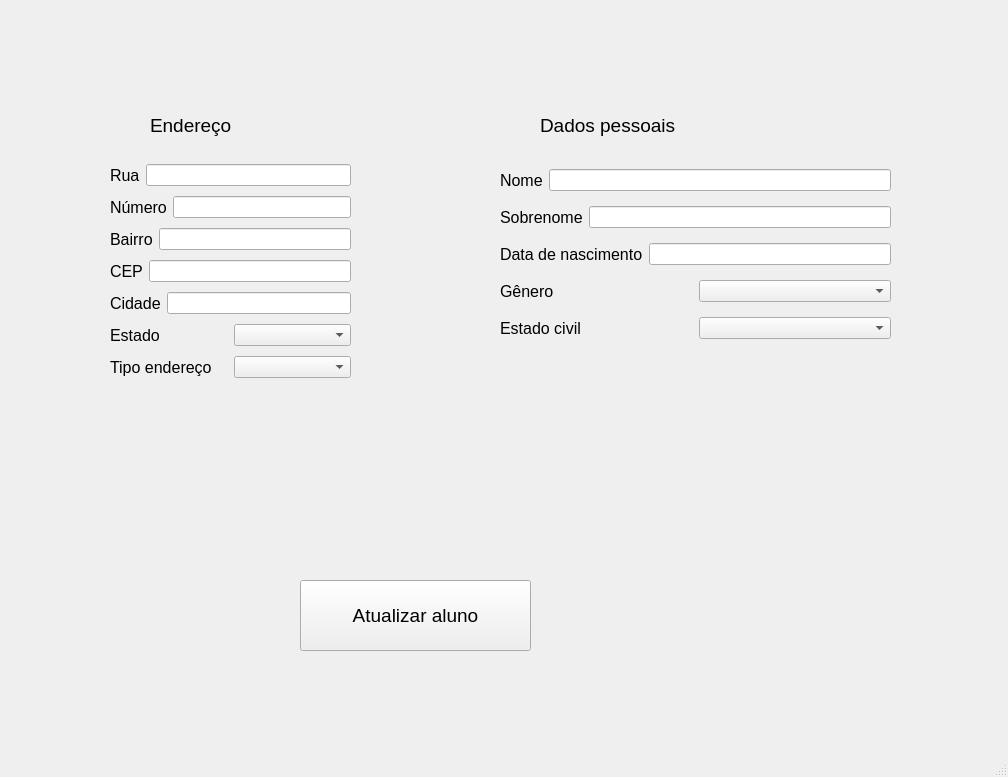
<?xml version="1.0" encoding="UTF-8"?>
<ui version="4.0">
 <class>MainWindow</class>
 <widget class="QMainWindow" name="MainWindow">
  <property name="geometry">
   <rect>
    <x>0</x>
    <y>0</y>
    <width>1008</width>
    <height>777</height>
   </rect>
  </property>
  <property name="windowTitle">
   <string>MainWindow</string>
  </property>
  <widget class="QWidget" name="centralwidget">
   <widget class="QLabel" name="label">
    <property name="geometry">
     <rect>
      <x>150</x>
      <y>90</y>
      <width>111</width>
      <height>71</height>
     </rect>
    </property>
    <property name="font">
     <font>
      <pointsize>14</pointsize>
     </font>
    </property>
    <property name="text">
     <string>Endereço</string>
    </property>
   </widget>
   <widget class="QLabel" name="label_2">
    <property name="geometry">
     <rect>
      <x>540</x>
      <y>90</y>
      <width>231</width>
      <height>71</height>
     </rect>
    </property>
    <property name="font">
     <font>
      <pointsize>14</pointsize>
     </font>
    </property>
    <property name="text">
     <string>Dados pessoais</string>
    </property>
   </widget>
   <widget class="QPushButton" name="pushButton">
    <property name="geometry">
     <rect>
      <x>300</x>
      <y>580</y>
      <width>231</width>
      <height>71</height>
     </rect>
    </property>
    <property name="font">
     <font>
      <pointsize>14</pointsize>
     </font>
    </property>
    <property name="text">
     <string>Atualizar aluno</string>
    </property>
   </widget>
   <widget class="QWidget" name="layoutWidget">
    <property name="geometry">
     <rect>
      <x>110</x>
      <y>160</y>
      <width>241</width>
      <height>226</height>
     </rect>
    </property>
    <layout class="QVBoxLayout" name="verticalLayout">
     <item>
      <layout class="QHBoxLayout" name="horizontalLayout">
       <item>
        <widget class="QLabel" name="label_3">
         <property name="font">
          <font>
           <pointsize>12</pointsize>
          </font>
         </property>
         <property name="text">
          <string>Rua</string>
         </property>
        </widget>
       </item>
       <item>
        <widget class="QLineEdit" name="rua_input"/>
       </item>
      </layout>
     </item>
     <item>
      <layout class="QHBoxLayout" name="horizontalLayout_2">
       <item>
        <widget class="QLabel" name="label_4">
         <property name="font">
          <font>
           <pointsize>12</pointsize>
          </font>
         </property>
         <property name="text">
          <string>Número</string>
         </property>
        </widget>
       </item>
       <item>
        <widget class="QLineEdit" name="numero_input"/>
       </item>
      </layout>
     </item>
     <item>
      <layout class="QHBoxLayout" name="horizontalLayout_3">
       <item>
        <widget class="QLabel" name="label_5">
         <property name="font">
          <font>
           <pointsize>12</pointsize>
          </font>
         </property>
         <property name="text">
          <string>Bairro</string>
         </property>
        </widget>
       </item>
       <item>
        <widget class="QLineEdit" name="bairro_input"/>
       </item>
      </layout>
     </item>
     <item>
      <layout class="QHBoxLayout" name="horizontalLayout_4">
       <item>
        <widget class="QLabel" name="label_6">
         <property name="font">
          <font>
           <pointsize>12</pointsize>
          </font>
         </property>
         <property name="text">
          <string>CEP</string>
         </property>
        </widget>
       </item>
       <item>
        <widget class="QLineEdit" name="cep_input"/>
       </item>
      </layout>
     </item>
     <item>
      <layout class="QHBoxLayout" name="horizontalLayout_5">
       <item>
        <widget class="QLabel" name="label_7">
         <property name="font">
          <font>
           <pointsize>12</pointsize>
          </font>
         </property>
         <property name="text">
          <string>Cidade</string>
         </property>
        </widget>
       </item>
       <item>
        <widget class="QLineEdit" name="cidade_input"/>
       </item>
      </layout>
     </item>
     <item>
      <layout class="QHBoxLayout" name="horizontalLayout_6">
       <item>
        <widget class="QLabel" name="label_8">
         <property name="font">
          <font>
           <pointsize>12</pointsize>
          </font>
         </property>
         <property name="text">
          <string>Estado</string>
         </property>
        </widget>
       </item>
       <item>
        <widget class="QComboBox" name="estado_input"/>
       </item>
      </layout>
     </item>
     <item>
      <layout class="QHBoxLayout" name="horizontalLayout_7">
       <item>
        <widget class="QLabel" name="label_9">
         <property name="font">
          <font>
           <pointsize>12</pointsize>
          </font>
         </property>
         <property name="text">
          <string>Tipo endereço</string>
         </property>
        </widget>
       </item>
       <item>
        <widget class="QComboBox" name="tipo_end_input"/>
       </item>
      </layout>
     </item>
    </layout>
   </widget>
   <widget class="QWidget" name="layoutWidget">
    <property name="geometry">
     <rect>
      <x>500</x>
      <y>160</y>
      <width>391</width>
      <height>193</height>
     </rect>
    </property>
    <layout class="QVBoxLayout" name="verticalLayout_2">
     <item>
      <layout class="QHBoxLayout" name="horizontalLayout_8">
       <item>
        <widget class="QLabel" name="label_10">
         <property name="font">
          <font>
           <pointsize>12</pointsize>
          </font>
         </property>
         <property name="text">
          <string>Nome</string>
         </property>
        </widget>
       </item>
       <item>
        <widget class="QLineEdit" name="nome_input"/>
       </item>
      </layout>
     </item>
     <item>
      <layout class="QHBoxLayout" name="horizontalLayout_9">
       <item>
        <widget class="QLabel" name="label_11">
         <property name="font">
          <font>
           <pointsize>12</pointsize>
          </font>
         </property>
         <property name="text">
          <string>Sobrenome</string>
         </property>
        </widget>
       </item>
       <item>
        <widget class="QLineEdit" name="sobrenome_input"/>
       </item>
      </layout>
     </item>
     <item>
      <layout class="QHBoxLayout" name="horizontalLayout_10">
       <item>
        <widget class="QLabel" name="label_12">
         <property name="font">
          <font>
           <pointsize>12</pointsize>
          </font>
         </property>
         <property name="text">
          <string>Data de nascimento</string>
         </property>
        </widget>
       </item>
       <item>
        <widget class="QLineEdit" name="data_nasc_input"/>
       </item>
      </layout>
     </item>
     <item>
      <layout class="QHBoxLayout" name="horizontalLayout_12">
       <item>
        <widget class="QLabel" name="label_14">
         <property name="font">
          <font>
           <pointsize>12</pointsize>
          </font>
         </property>
         <property name="text">
          <string>Gênero</string>
         </property>
        </widget>
       </item>
       <item>
        <widget class="QComboBox" name="genero_input"/>
       </item>
      </layout>
     </item>
     <item>
      <layout class="QHBoxLayout" name="horizontalLayout_13">
       <item>
        <widget class="QLabel" name="label_15">
         <property name="font">
          <font>
           <pointsize>12</pointsize>
          </font>
         </property>
         <property name="text">
          <string>Estado civil</string>
         </property>
        </widget>
       </item>
       <item>
        <widget class="QComboBox" name="estado_civil_input"/>
       </item>
      </layout>
     </item>
    </layout>
   </widget>
  </widget>
  <widget class="QStatusBar" name="statusbar"/>
 </widget>
 <resources/>
 <connections/>
</ui>
